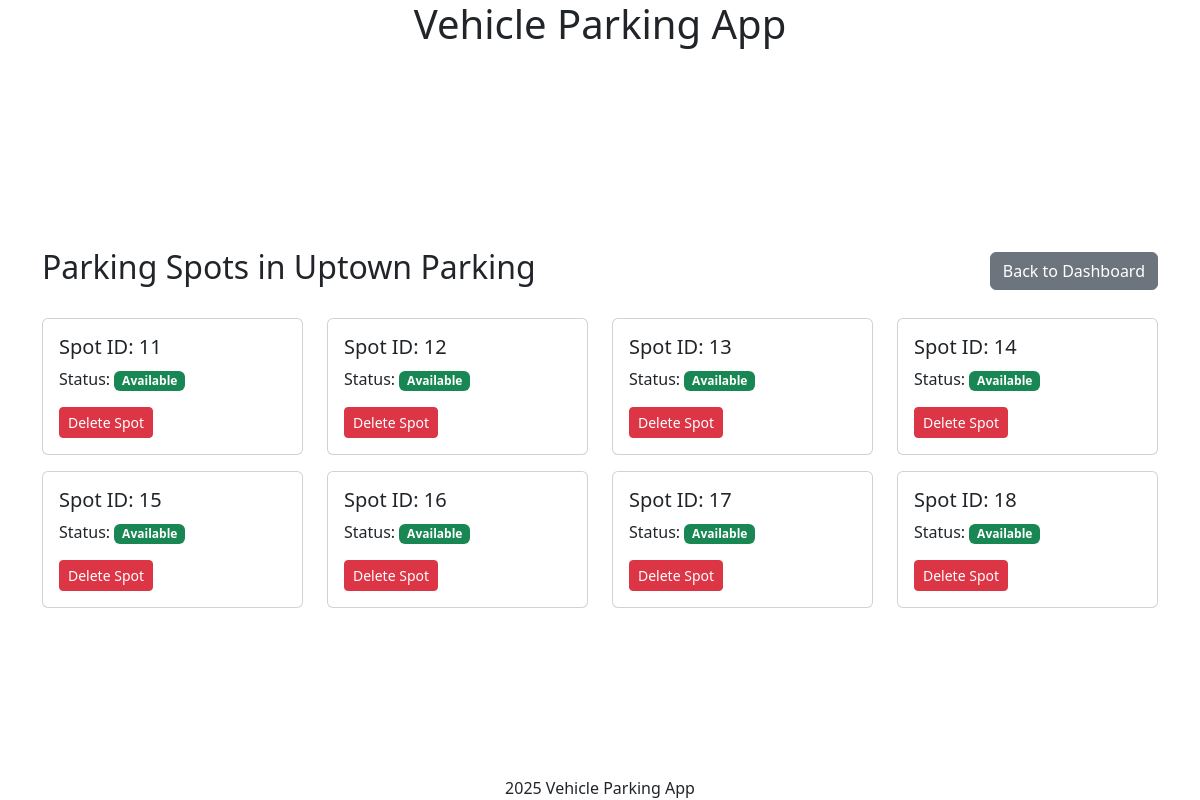
Screenshot of /admin/view_parking_spots/2 (signed in) with the database file from the repository.
### models/models.py (models this page shows, shortened)
class ParkingLot(db.Model):
    id = db.Column(db.Integer, primary_key=True)
    prime_location_name = db.Column(db.String(255), nullable=False, unique=True)
    price = db.Column(db.Numeric(10, 2), nullable=False)
    address = db.Column(db.Text, nullable=False)
    pin_code = db.Column(db.String(10), nullable=False)
    maximum_number_of_spots = db.Column(db.Integer, nullable=False)
    spots = db.relationship('ParkingSpot', backref='lot', lazy=True,
                          cascade='all, delete-orphan')

class ParkingSpot(db.Model):
    id = db.Column(db.Integer, primary_key=True)
    lot_id = db.Column(db.Integer, db.ForeignKey('parking_lot.id'), nullable=False)
    status = db.Column(db.String(1), nullable=False, default='A')
    tickets = db.relationship('Ticket', backref='spot', lazy=True,
                            cascade='all, delete-orphan')

### controllers/admin_controllers.py (the view)
@app.route("/admin/view_parking_spots/<int:lot_id>")
@admin_required
def view_parking_spots(lot_id):
    lot = ParkingLot.query.get_or_404(lot_id)
    spots = ParkingSpot.query.filter_by(lot_id=lot.id).all()
    return render_template('admin/parking/view_spots.html', lot=lot, spots=spots)

### app.py (called while the page is built)
def create_app():
    app = Flask(__name__)
    app.config.from_object(LocalDevelopmentConfig)
    db.init_app(app)
    login_manager = LoginManager()
    login_manager.init_app(app)
    from models.models import User
    @login_manager.user_loader
    def load_user(user_id):
        return User.query.get(int(user_id))
    app.app_context().push()
    return app

### controllers/admin_controllers.py (called while the page is built)
def admin_required(f):
    @wraps(f)
    def decorated_function(*args, **kwargs):
        if not current_user.is_authenticated:
            flash('Please login to access this page.', 'warning')
            return redirect(url_for('login'))
        if not current_user.is_admin:
            flash('This page is only accessible to administrators.', 'warning')
            return redirect(url_for('user_dashboard'))
        return f(*args, **kwargs)
    return decorated_function

### templates/admin/parking/view_spots.html (shortened to what this page needs)
{% extends "layout.html" %}
{% block content %}
<div class="container mt-4">
    <div class="d-flex justify-content-between align-items-center mb-4">
        <h2>Parking Spots in {{ lot.prime_location_name }}</h2>
        <a href="{{ url_for('admin_dashboard') }}" class="btn btn-secondary">Back to Dashboard</a>
    </div>
    <div class="spots-container" style="max-height: 75vh; overflow-y: auto;">
        <div class="row">
            {% for spot in spots %}
            <div class="col-md-4 col-lg-3 mb-3">
                <div class="card h-100">
                    <div class="card-body">
                        <h5 class="card-title">Spot ID: {{ spot.id }}</h5>
                        <p class="card-text">
                            Status:
                            <span class="badge {% if spot.status == 'O' %}bg-danger{% else %}bg-success{% endif %}">
                                {{ 'Occupied' if spot.status == 'O' else 'Available' }}
                            </span>
                        </p>
                        {% if spot.status == 'A' %}
                            <form action="{{ url_for('delete_parking_spot', lot_id=lot.id, spot_id=spot.id) }}"
                                  method="POST"
                                  onsubmit="return confirm('Are you sure you want to delete this parking spot?');"
                                  class="mt-2">
                                <button type="submit" class="btn btn-danger btn-sm">Delete Spot</button>
                            </form>
                        {% endif %}
                    </div>
                </div>
            </div>
            {% endfor %}
        </div>
    </div>
</div>
{% endblock %}

### static/styles.css (style rules this page uses)
html, body { height: 100%; width: 100vw; margin: 0; padding: 0; overflow: hidden; }
body { min-height: 100vh; min-width: 100vw; box-sizing: border-box; display: flex; flex-direction: column; }

### rows the page displays
ParkingLot: prime_location_name "Uptown Parking"
ParkingSpot: id "11", status "Available"
ParkingSpot: id "12", status "Available"
ParkingSpot: id "13", status "Available"
ParkingSpot: id "14", status "Available"
ParkingSpot: id "15", status "Available"
ParkingSpot: id "16", status "Available"
ParkingSpot: id "17", status "Available"
ParkingSpot: id "18", status "Available"
